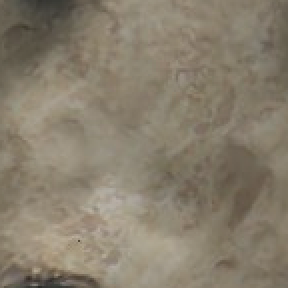
#> input picture materials/reference_rock_v01/font_del_truffe_small_part_of_sump_2_patch_06.png, 144 x 144 px (shown 2 times larger); its folder holds only this picture in this run
$ python distill_material.py --image ../materials/reference_rock_v01/font_del_truffe_small_part_of_sump_2_patch_06.png --output out.png
#> lines starting #> are read from the running program, lines starting #| are printed output that depends on the picture
### cave_composer/materials.py
"""Portable dry-rock albedo and optional image-to-palette prior, separate from geometry."""
from pathlib import Path
import hashlib
import json
import numpy as np
from PIL import Image
from scipy.ndimage import gaussian_filter

PALETTES = {
    "limestone": [[0.19,0.18,0.155],[0.39,0.365,0.30],[0.63,0.60,0.51]],
    "sandstone": [[0.20,0.135,0.08],[0.46,0.31,0.19],[0.72,0.56,0.37]],
    "basalt": [[0.08,0.085,0.09],[0.22,0.235,0.24],[0.43,0.44,0.43]],
}


def write_material(spec, directory):
    if 'texture_library' in spec:
        from .reference_material import write_reference_material
        return write_reference_material(spec,directory)
    directory = Path(directory); directory.mkdir(parents=True,exist_ok=True)
    palette = np.array(spec.get("palette", PALETTES.get(spec["style"],PALETTES["limestone"])))
    rng = np.random.default_rng(int(spec["seed"]))
    n = 1024
    y,x = np.meshgrid(np.arange(n)/n*2*np.pi,np.arange(n)/n*2*np.pi,indexing="ij")
    value = np.zeros((n,n))
    # Periodic filtered random fields avoid the visible plaid of separable sine products.
    for sigma,amp in [(70,0.07),(27,0.06),(9,0.045),(3,0.025),(0.6,0.015)]:
        anisotropy=spec.get('detail_anisotropy',1.0)
        band=gaussian_filter(rng.normal(size=(n,n)),(sigma*anisotropy,sigma),mode='wrap')
        value += amp*(band-band.mean())/max(band.std(),1e-8)
    value = np.clip(0.5+value,0,1)
    low = np.minimum(value*2,1)[...,None]
    high = np.maximum(value*2-1,0)[...,None]
    rgb = (palette[0]*(1-low)+palette[1]*low)*(1-high)+palette[2]*high
    Image.fromarray(np.uint8(np.clip(rgb,0,1)*255)).save(directory/"rock_albedo.png")
    (directory/"material.json").write_text(json.dumps({**spec,"palette":palette.tolist(),"water_baked":False,"texture_period_metres":spec.get('texture_period_metres',4),"method":"periodic multiscale procedural albedo; box/planar projection"},indent=2),encoding="utf-8")
    return palette


def infer_image_prior(path, output, roi=None):
    path=Path(path)
    original=Image.open(path).convert("RGB")
#> original is the input picture: PIL image 144x144 RGB; mean R, G, B 135.8, 126.2, 108.9
    if roi is not None:
        if len(roi)!=4 or min(roi)<0 or roi[2]<=0 or roi[3]<=0 or roi[0]+roi[2]>original.width or roi[1]+roi[3]>original.height:
            raise ValueError('ROI must be x, y, width, height inside the image')
        im=original.crop((roi[0],roi[1],roi[0]+roi[2],roi[1]+roi[3]))
    else: im=original.copy()
    im.thumbnail((512,512))
    a=np.asarray(im,dtype=float)/255
    valid=a[(a.mean(2)>0.06)&(a.mean(2)<0.95)]
    if len(valid)<100: raise ValueError("Insufficient nonblack/nonwhite texture pixels")
    # Quantiles summarize observed RGB only; illumination/roughness are not identifiable.
    palette=np.quantile(valid,[0.15,0.5,0.85],axis=0)
#> palette = [[0.463, 0.424, 0.357], [0.541, 0.498, 0.431], [0.608, 0.569, 0.498]]
    gray=a.mean(2)
    result={"schema_version":1,"style":"reference_palette","palette":palette.tolist(),
            "seed":100,"roughness":0.87,"prior_source":str(path.resolve()),
            "source_sha256":hashlib.sha256(path.read_bytes()).hexdigest(),
            "image_dimensions":original.size,"roi_xywh":roi,"high_frequency_proxy":float(np.abs(np.diff(gray,axis=0)).mean()),
            "roughness_inferred":False,"normal_inferred":False,
            "limitations":["RGB palette includes capture illumination and atlas padding", "No geometry or UV atlas transfer", "Roughness default; not measured", "Using held-out OOD scans for priors is appearance leakage"]}
    Path(output).write_text(json.dumps(result,indent=2),encoding="utf-8")
    return result

### scripts/distill_material.py
import sys,argparse,json
from pathlib import Path
sys.path.insert(0,str(Path(__file__).resolve().parents[1]))
from cave_composer.materials import infer_image_prior,write_material

p=argparse.ArgumentParser(); p.add_argument('--image',required=True); p.add_argument('--output',required=True); a=p.parse_args()
folder=Path(a.output); folder.mkdir(parents=True,exist_ok=True)
prior=infer_image_prior(a.image,folder/'prior.json')
#> prior = 13 items
write_material(prior,folder/'materials')
#> the loop in write_material, `for sigma,amp in [(70,0.07),(27,0.06),(9,0.045),(3,0.025),(0.6,0.015)]:` made 5 passes
#> pass 1, in write_material, `band=gaussian_filter(rng.normal(size=(n,n)),(sigma*anisotropy,sigma),m..`:
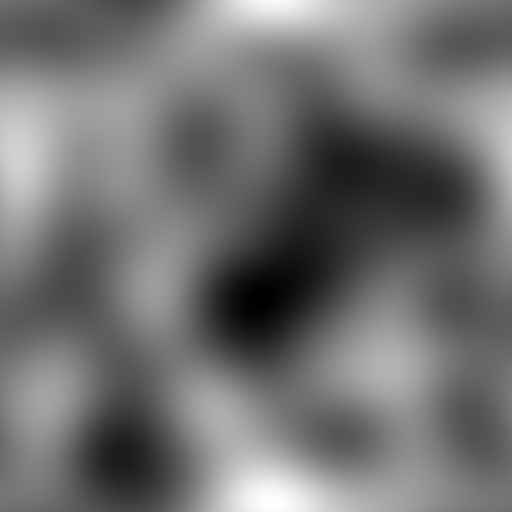
#> band: shape (1024, 1024) float64 (shown at 1/2 size); min -0.0121, max 0.0142, mean -0.000394; drawn with min black and max white
#> pass 2, in write_material, `band=gaussian_filter(rng.normal(size=(n,n)),(sigma*anisotropy,sigma),m..`:
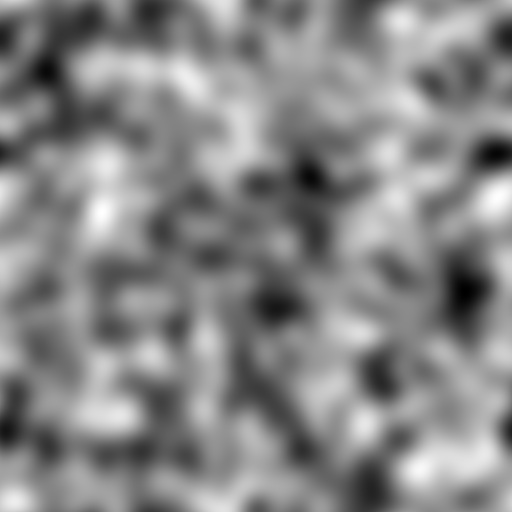
#> band: shape (1024, 1024) float64 (shown at 1/2 size); min -0.032, max 0.0315, mean 0.00151; drawn with min black and max white
#> pass 2, in write_material, `value += amp*(band-band.mean())/max(band.std(),1e-8)`:
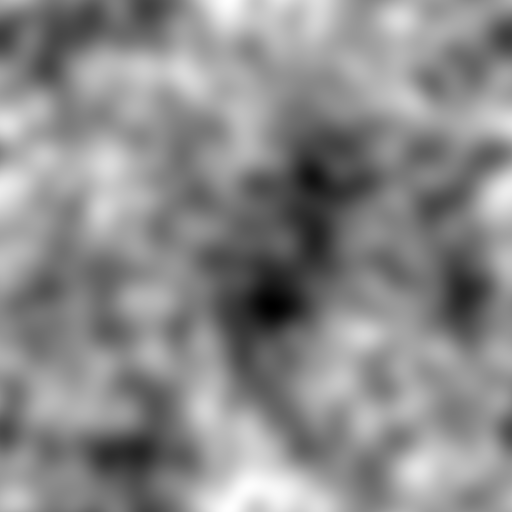
#> value: shape (1024, 1024) float64 (shown at 1/2 size); min -0.329, max 0.276, mean -3.52e-18; drawn with min black and max white
#> after the loop in write_material, `for sigma,amp in [(70,0.07),(27,0.06),(9,0.045),(3,0.025),(0.6,0.015)]:`:
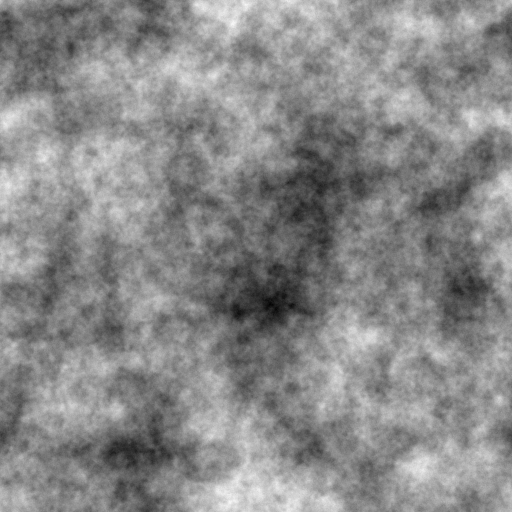
#> value: shape (1024, 1024) float64 (shown at 1/2 size); min -0.458, max 0.394, mean -7.26e-18; drawn with min black and max white
#> in write_material, `low = np.minimum(value*2,1)[...,None]`:
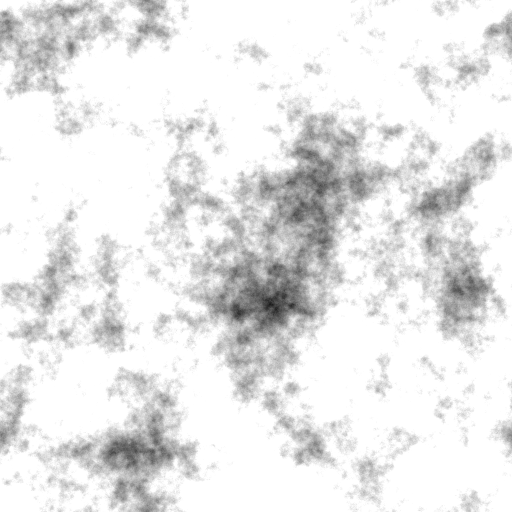
#> low: shape (1024, 1024, 1) float64 (shown at 1/2 size); min 0.083, max 1, mean 0.91
#> in write_material, `high = np.maximum(value*2-1,0)[...,None]`:
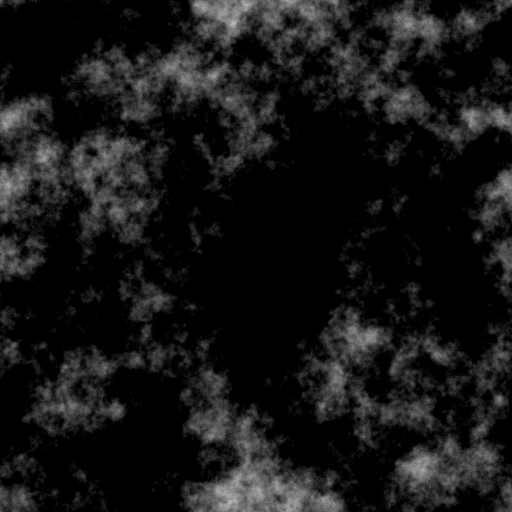
#> high: shape (1024, 1024, 1) float64 (shown at 1/2 size); min 0, max 0.789, mean 0.0895
#> in write_material, `rgb = (palette[0]*(1-low)+palette[1]*low)*(1-high)+palette[2]*high`:
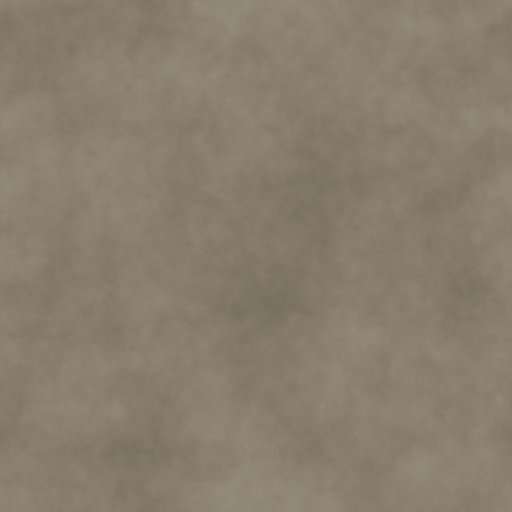
#> rgb: shape (1024, 1024, 3) float64 (shown at 1/2 size); mean of channels 0, 1, 2 0.54, 0.498, 0.431; drawn as R, G, B
print(json.dumps(prior,indent=2))
#> (printed output is left out)

$ run again, on materials/reference_rock_v01/porth_yr_ogof_-_sump_9_patch_05.png
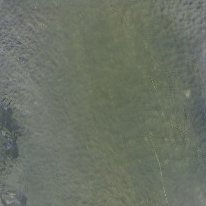
#> input picture materials/reference_rock_v01/porth_yr_ogof_-_sump_9_patch_05.png, 206 x 206 px
#> in infer_image_prior, original is the input picture: PIL image 206x206 RGB; mean R, G, B 106.9, 114, 101.1
#> in infer_image_prior, `palette=np.quantile(valid,[0.15,0.5,0.85],axis=0)`: palette = [[0.392, 0.424, 0.357], [0.42, 0.447, 0.392], [0.447, 0.471, 0.435]]
#> prior = 13 items
#> in write_material, `rgb = (palette[0]*(1-low)+palette[1]*low)*(1-high)+palette[2]*high`:
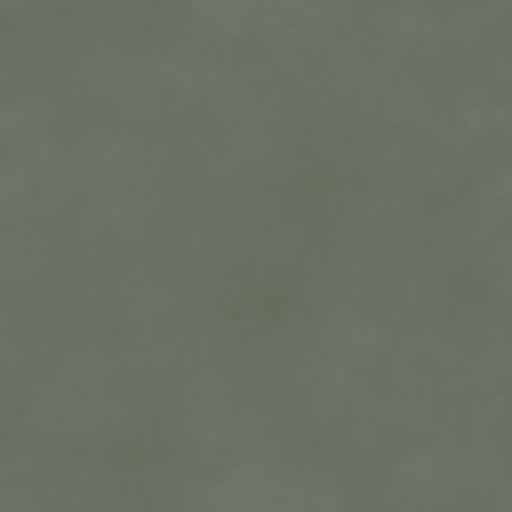
#> rgb: shape (1024, 1024, 3) float64 (shown at 1/2 size); mean of channels 0, 1, 2 0.42, 0.447, 0.393; drawn as R, G, B
#> (printed output is left out)
